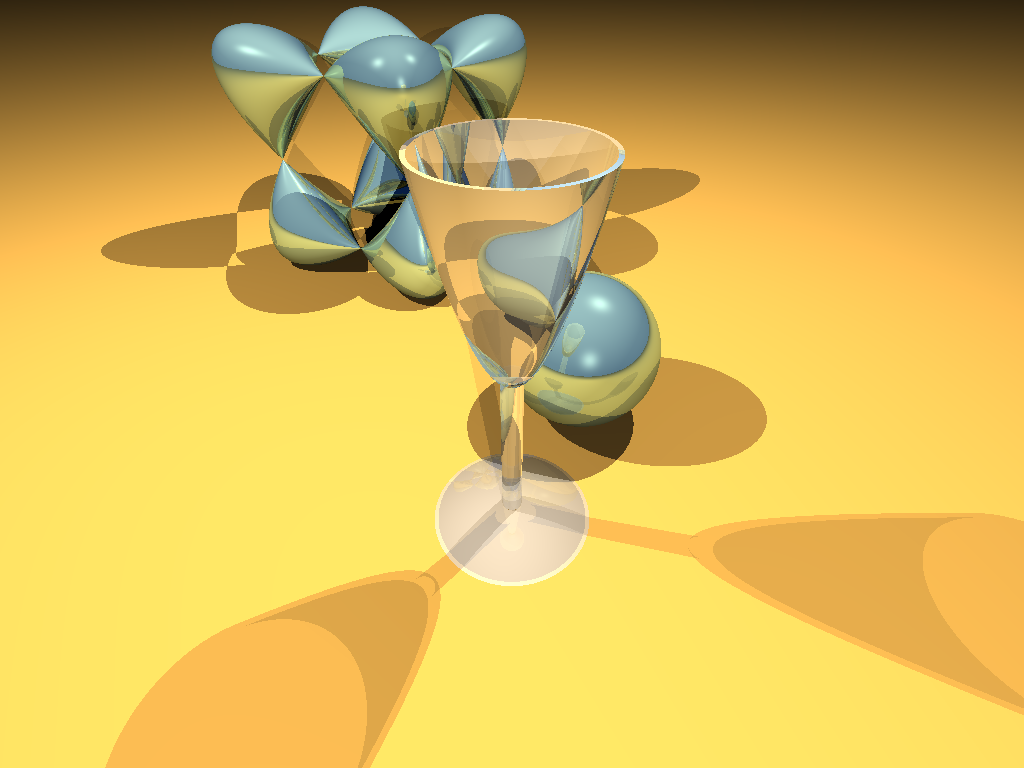
//> input picture Images/sample.bmp, 1024 x 768 px
$ ./test ../Images/sample.bmp   (built with g++ and OpenCV 4)
//> lines starting //> are read from the running program, lines starting //| are printed output that depends on the picture; after the words box and inside, x2 and y2 are one past the last pixel; in counts of white or black regions, pixels touching at a corner belong together
#include <iostream>
#include <string>
#include <opencv2/core/core.hpp>
#include <opencv2/imgproc/imgproc.hpp>
#include <opencv2/highgui/highgui.hpp>

#include <sys/time.h>

using namespace std;
using namespace cv;

Mat src, src_gray;
Mat dst, detected_edges;
Mat thr_detected_edges;

int lowThreshold = 40;
int highThreshold = 80;
int aperature_size = 3;

int main(int argc, char** argv)
{
  struct timeval time_1;
  struct timeval time_2;

  if (argc != 2)
  {
    cout << "Usage: " << argv[0] << " " << "IMAGE" << endl;
    return 0;
  }

  string filename = argv[1];
  string outfilename = string("e-") + filename;

  // Image load

  src = imread(filename);
//> src is the input picture: 768 rows x 1024 cols, CV_8UC3; mean B, G, R 88.4, 182.7, 215.4

  gettimeofday(&time_1, NULL);
  cout << "Image loaded (" << filename << ")" << endl << flush;
  gettimeofday(&time_2, NULL);

  cout <<"Image load time: " << ((time_2.tv_sec - time_1.tv_sec) * 1000000 +
      (time_2.tv_usec - time_1.tv_usec)) << " us" << endl;

  // Convert to grayscale
  gettimeofday(&time_1, NULL);
  cvtColor(src, src_gray, CV_RGB2GRAY);
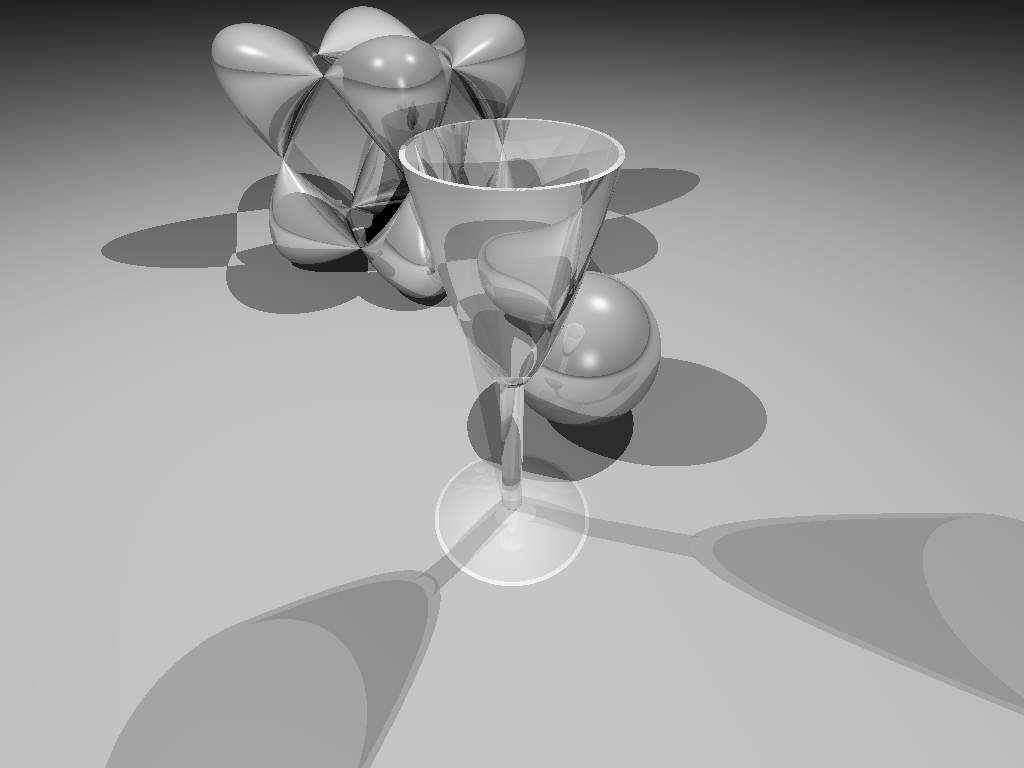
//> src_gray: 768 rows x 1024 cols, CV_8UC1; min 0, max 253, mean 158.2
  dst.create(src_gray.size(), src_gray.type());
  gettimeofday(&time_2, NULL);

  cout <<"Image convert to grayscale time: " << ((time_2.tv_sec - time_1.tv_sec) * 1000000 +
      (time_2.tv_usec - time_1.tv_usec)) << " us" << endl;

  /// Reduce noise with a 3x3 grid
  gettimeofday(&time_1, NULL);
  blur( src_gray, detected_edges, Size(5,5) );
  gettimeofday(&time_2, NULL);

  cout <<"Image blur time: " << ((time_2.tv_sec - time_1.tv_sec) * 1000000 +
      (time_2.tv_usec - time_1.tv_usec)) << " us" << endl;

  /// Canny detector
  gettimeofday(&time_1, NULL);
  Canny( detected_edges, detected_edges, lowThreshold, highThreshold, aperature_size );
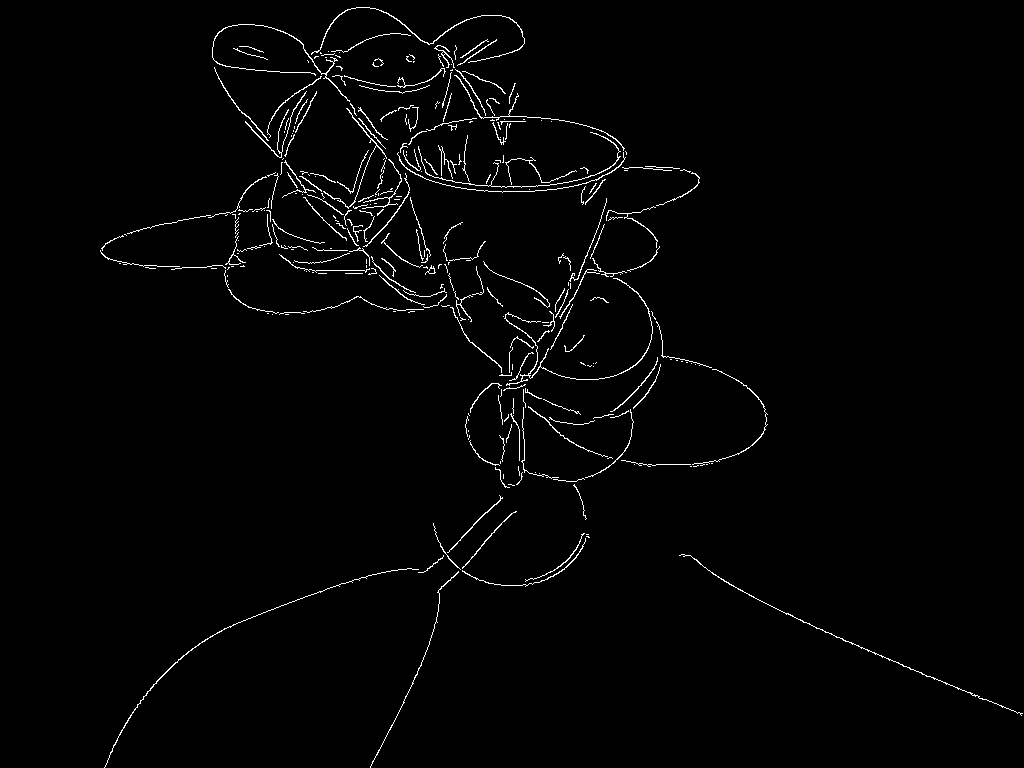
//> detected_edges: 768 rows x 1024 cols, CV_8UC1; 1.6% white in thin lines or dots, all inside (x1, y1, x2, y2) = (100, 7, 1023, 768)
  gettimeofday(&time_2, NULL);

  cout <<"Canny filter time: " << ((time_2.tv_sec - time_1.tv_sec) * 1000000 +
      (time_2.tv_usec - time_1.tv_usec)) << " us" << endl;

  imwrite(outfilename, detected_edges);

  return 0;
}
